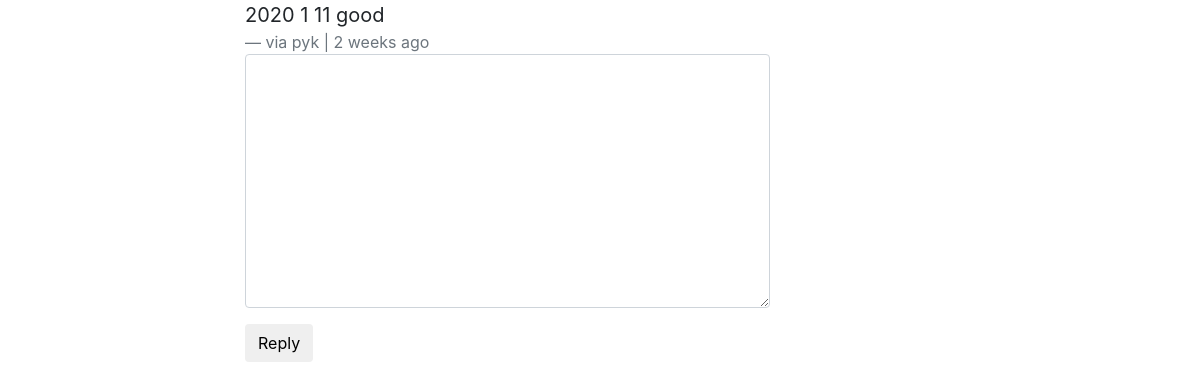
Before: /comments/7/ with the older database file.
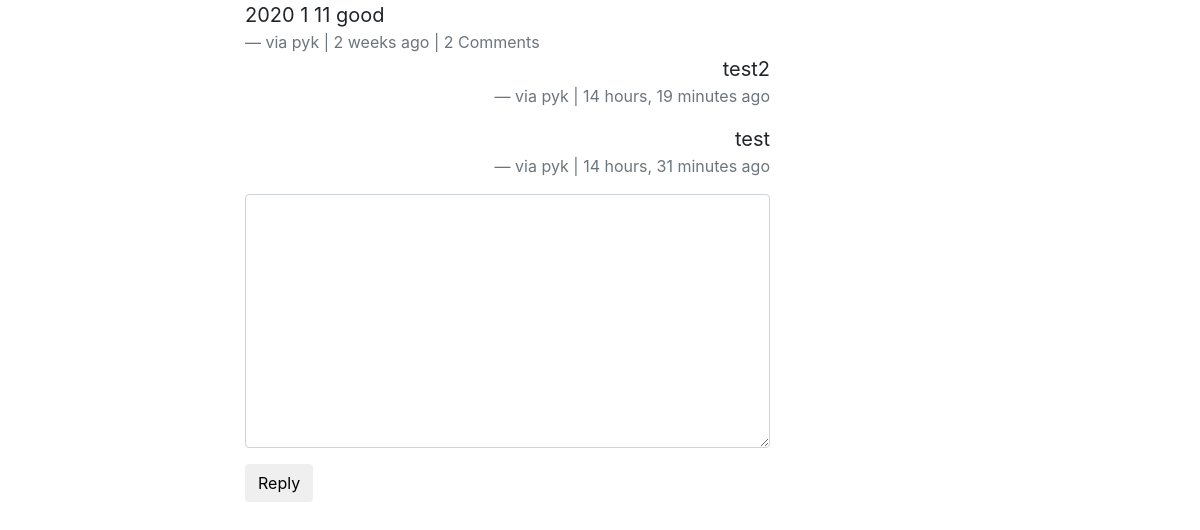
After: the same page with the newer database file.
### comments/models.py (models this page shows, shortened)
class Comment(models.Model):
    user = models.ForeignKey(settings.AUTH_USER_MODEL, default=1, on_delete=SET_NULL, null=True)
    content_type = models.ForeignKey(ContentType, on_delete=models.CASCADE)
    object_id = models.PositiveIntegerField()
    content_object = GenericForeignKey('content_type', 'object_id')
    parent = models.ForeignKey('self', on_delete=models.CASCADE, blank=True, null=True)
    content = models.TextField()
    timestamp = models.DateTimeField(auto_now_add=True)
    objects = CommentManager()
    class Meta:
        ordering = ['-timestamp']
    def children(self): #replies
        return Comment.objects.filter(parent=self)

### comments/views.py (the view, shortened to what this page needs)
# urls.py: path('<id>/', views.comment_thread, name='thread'),
def comment_thread(request, id):
    comment = get_object_or_404(Comment, id=id)
    initial_data = {
        'content_type': comment.content_type,
        'object_id' : comment.object_id
    }
    form = CommentForm(request.POST or None, initial=initial_data)
    print(form.errors)
    context = {
        'comment': comment,
        'form': form
    }
    return render(request, 'comments/comment_thread.html', context=context)

### comments/forms.py
class CommentForm(forms.Form):
    content_type = forms.CharField(widget=forms.HiddenInput)
    object_id = forms.IntegerField(widget=forms.HiddenInput)
    content = forms.CharField(label='', widget=forms.Textarea)

### comments/models.py (called while the page is built)
    def all(self):
        qs = super(CommentManager, self).filter(parent=None)
        return qs

### comments/templates/comments/comment_thread.html (shortened to what this page needs)
{% extends "posts/base.html" %}
{% load crispy_forms_tags %}
{% block content %}
    <div class="">
        <blockquote class="blockquote">
            <p class="mb-0">{{ comment.content }}</p>
            <footer class="blockquote-footer">via {{ comment.user }} | {{ comment.timestamp | timesince }} ago
                {% if comment.children.count > 0 %}
                    | {{ comment.children.count }} Comment{% if comment.children.count > 1 %}s{% endif %}
                {% endif %}
            </footer>
            <div>
            {% for child_comment in comment.children %}
            <blockquote class="blockquote text-right">
                <p class="mb-0">{{ child_comment.content }}</p>
                <footer class="blockquote-footer">via {{ child_comment.user }} | {{ child_comment.timestamp | timesince }} ago
                </footer>
            </blockquote>
            {% endfor %}
            <form action="." method="POST">{% csrf_token %}
                {{ form | crispy }}
                <input type="submit" class="btn btn-default" value="Reply">
            </form>
            </div>
        </blockquote>
    </div>
{% endblock content %}

Changed rows visible on the page:
shown differently, row unchanged: Comment "2020 1 11 good": children.count (not shown) → "2"
added Comment: content "test2", user "pyk", timestamp "14 hours, 19 minutes"
added Comment: content "test", user "pyk", timestamp "14 hours, 31 minutes"
Other visible differences:
text now shown: "| Comment s"
